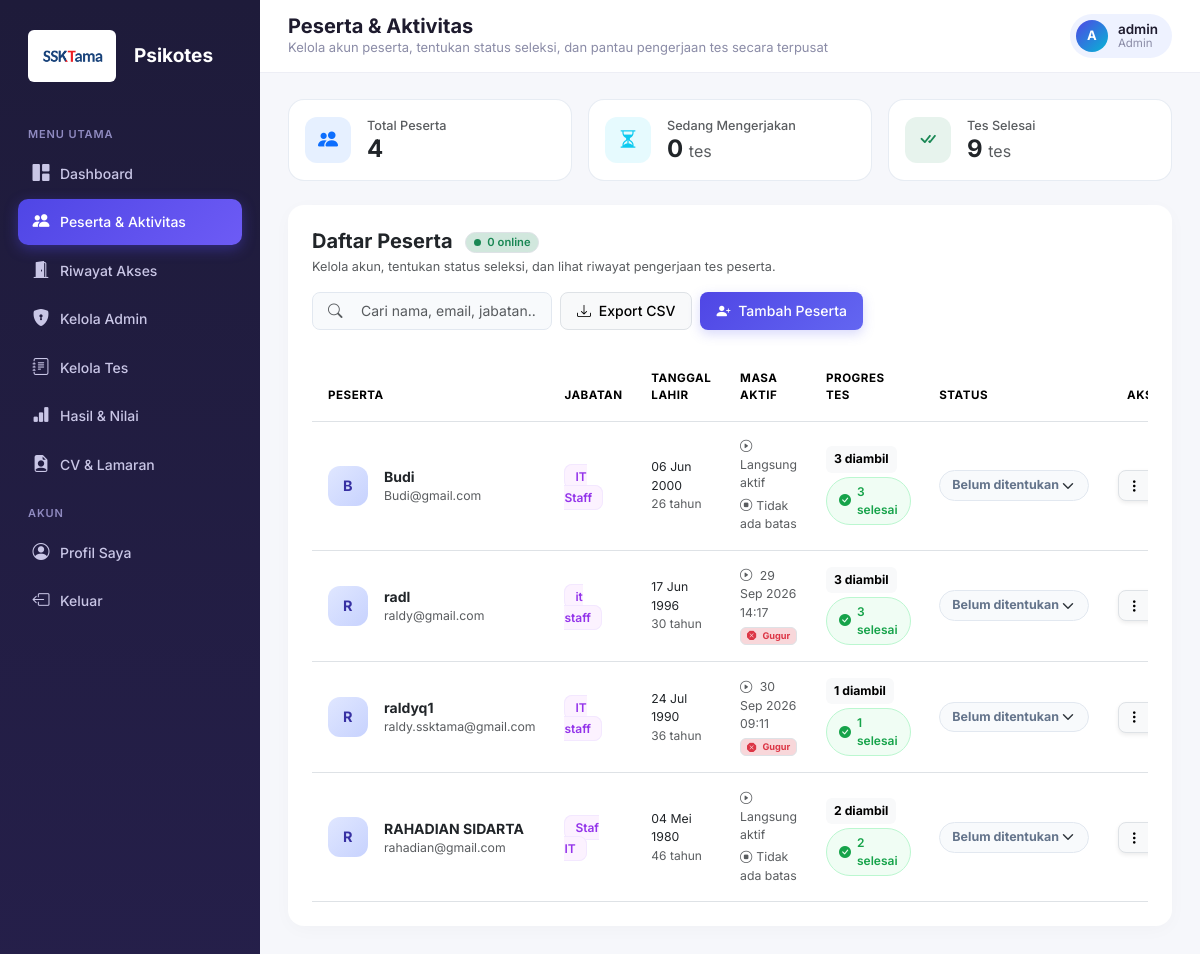
/admin/peserta.php (signed in), run on the app's committed database.
### tables this page shows
CREATE TABLE `users` (
  `id` int NOT NULL,
  `nama` varchar(150) NOT NULL,
  `jabatan_dilamar` varchar(150) DEFAULT NULL,
  `tanggal_lahir` date DEFAULT NULL,
  `batas_waktu_menit` int DEFAULT NULL,
  `aktif_mulai` datetime DEFAULT NULL,
  `aktif_sampai` datetime DEFAULT NULL,
  `email` varchar(150) NOT NULL,
  `password` varchar(255) NOT NULL,
  `reset_token` varchar(64) DEFAULT NULL,
  `reset_expires` datetime DEFAULT NULL,
  `role` enum('admin','peserta') NOT NULL DEFAULT 'peserta',
  `foto` varchar(255) DEFAULT NULL,
  `status` enum('aktif','nonaktif','gugur') NOT NULL DEFAULT 'aktif',
  `created_at` timestamp NULL DEFAULT CURRENT_TIMESTAMP
);

### admin/peserta.php (the view, shortened to what the rows shown need)
<?php
require_once __DIR__ . '/../includes/functions.php';
function hitungUsiaTahun(?string $tanggalLahir): ?int {
    try {
        return (new DateTime($tanggalLahir))->diff(new DateTime('today'))->y;
    } catch (Throwable $e) {
        return null;
    }
}
function selectStatusSeleksi(int $userId, ?string $nilai): string {
    $html = '<select class="form-select form-select-sm sel-seleksi" data-user="' . $userId . '" aria-label="Status seleksi">';
    $html .= '<option value=""' . ($nilai === null || $nilai === '' ? ' selected' : '') . '>Belum ditentukan</option>';
    foreach (STATUS_SELEKSI as $val => $label) {
        $html .= '<option value="' . $val . '"' . ($nilai === $val ? ' selected' : '') . '>' . $label . '</option>';
    }
    return $html . '</select>';
}
$pesertaList = getAllPesertaWithStats();
include __DIR__ . '/../includes/layout_top.php';
?>
<link rel="stylesheet" href="https://cdn.jsdelivr.net/npm/flatpickr/dist/flatpickr.min.css">
<div class="card main-card border-0 bg-white p-4">
    <div class="table-responsive">
        <table class="table table-hover align-middle mb-0" id="tabelPeserta" style="font-size: 0.875rem;">
            <thead>
                <tr class="bg-light text-uppercase text-muted" style="font-size: 0.725rem; letter-spacing: 0.5px;">
                    <th class="fw-bold py-3 ps-3">Peserta</th>
                    <th class="fw-bold py-3">Jabatan</th>
                    <th class="fw-bold py-3">Tanggal Lahir</th>
                    <th class="fw-bold py-3">Masa Aktif</th>
                    <th class="fw-bold py-3">Progres Tes</th>
                    <th class="fw-bold py-3">Status</th>
                    <th class="fw-bold py-3 text-center pe-3">Aksi</th>
                </tr>
            </thead>
            <tbody class="border-top-0">
                <?php foreach ($pesertaList as $idx => $p):
                    $labelStatus = STATUS_SELEKSI[$p['status_seleksi'] ?? ''] ?? 'Belum ditentukan';
                    $searchBase = strtolower($p['nama'] . ' ' . $p['email'] . ' ' . ($p['jabatan_dilamar'] ?? ''));
                    $usia = hitungUsiaTahun($p['tanggal_lahir'] ?? null);
                ?>
                <tr data-export-idx="<?= (int)$idx ?>" style="--i: <?= (int)$idx ?>"
                    data-search-base="<?= e($searchBase) ?>"
                    data-search="<?= e($searchBase . ' ' . strtolower($labelStatus)) ?>">
                    <td class="py-3 ps-3">
                        <div class="d-flex align-items-center gap-3">
                            <div class="avatar-wrap" data-uid="<?= (int)$p['id'] ?>">
                                <div class="avatar-circle">
                                    <?= e(strtoupper(substr($p['nama'], 0, 1))) ?>
                                </div>
                            </div>
                            <div>
                                <span class="fw-bold text-dark d-block mb-0"><?= e($p['nama']) ?></span>
                                <span class="text-muted small d-block"><?= e($p['email']) ?></span>
                            </div>
                        </div>
                    </td>
                    <td class="py-3">
                        <?php if (!empty($p['jabatan_dilamar'])): ?>
                            <span class="badge-jabatan"><?= e($p['jabatan_dilamar']) ?></span>
                        <?php else: ?>
                            <span class="text-muted small">-</span>
                        <?php endif; ?>
                    </td>
                    <td class="py-3 small">
                        <?php if (!empty($p['tanggal_lahir'])): ?>
                            <div class="text-dark"><?= e(formatTanggalSaja($p['tanggal_lahir'])) ?></div>
                            <?php if ($usia !== null): ?>
                                <div class="text-muted" style="font-size:.75rem;"><?= $usia ?> tahun</div>
                            <?php endif; ?>
                        <?php else: ?>
                            <span class="text-muted">-</span>
                        <?php endif; ?>
                    </td>
                    <td class="py-3 small">
                        <div class="text-muted mb-1">
                            <i class="bi bi-play-circle me-1"></i>
                            <?php if (empty($p['aktif_mulai'])): ?>
                                Langsung aktif
                            <?php elseif (strtotime($p['aktif_mulai']) > time()): ?>
                                <span class="text-info fw-semibold" title="Akun belum bisa login sampai jadwal ini tiba">
                                    <?= e(formatTanggal($p['aktif_mulai'])) ?>
                                </span>
                            <?php else: ?>
                                <?= e(formatTanggal($p['aktif_mulai'])) ?>
                            <?php endif; ?>
                        </div>
                        <?php if (empty($p['aktif_sampai'])): ?>
                            <div class="text-muted"><i class="bi bi-stop-circle me-1"></i>Tidak ada batas</div>
                        <?php else:
                            $deadlineTs = strtotime($p['aktif_sampai']);
                            $sudahGugur = (($p['status'] ?? '') === 'gugur') || (time() > $deadlineTs);
                        ?>
                            <?php if ($sudahGugur): ?>
                                <span class="badge bg-danger-subtle text-danger border" title="Batas aktif akun: <?= e(formatTanggal($p['aktif_sampai'])) ?>">
                                    <i class="bi bi-x-octagon-fill me-1"></i> Gugur
                                </span>
                            <?php else: ?>
                                <span class="badge bg-warning-subtle text-warning border" title="Akun otomatis gugur setelah waktu ini">
                                    <i class="bi bi-clock-history me-1"></i> s.d. <?= e(formatTanggal($p['aktif_sampai'])) ?>
                                </span>
                            <?php endif; ?>
                        <?php endif; ?>
                    </td>
                    <td class="py-3">
                        <div class="d-flex flex-wrap gap-1 align-items-center">
                            <span class="bg-light px-2 py-1 rounded small fw-bold" title="Tes diambil"><?= (int)$p['total_tes_diambil'] ?> diambil</span>
                            <span class="badge-soft badge-soft-done">
                                <i class="bi bi-check-circle-fill"></i> <?= (int)$p['selesai'] ?> selesai
                            </span>
                        </div>
                    </td>
                    <td class="py-3">
                        <?= selectStatusSeleksi((int)$p['id'], $p['status_seleksi'] ?? null) ?>
                    </td>
                    <td class="py-3 text-center pe-3">
                        <div class="dropdown">
                            <button class="btn btn-sm btn-light border rounded-3 dropdown-toggle shadow-sm px-2 py-1" type="button" data-bs-toggle="dropdown">
                                <i class="bi bi-three-dots-vertical"></i>
                            </button>
                        </div>
                    </td>
                </tr>
                <?php endforeach; ?>
            </tbody>
        </table>
    </div>
</div>
<?php include __DIR__ . '/../includes/layout_bottom.php'; ?>

### includes/layout_top.php (shortened to what the rows shown need)
<?php
$user = currentUser();
$role = $_SESSION['role'];
$rootPrefix = '../';
?>
<!DOCTYPE html>
<html lang="id">
<head>
<link rel="stylesheet" href="https://cdn.jsdelivr.net/npm/bootstrap@5.3.3/dist/css/bootstrap.min.css">
<link rel="stylesheet" href="https://cdn.jsdelivr.net/npm/bootstrap-icons@1.11.3/font/bootstrap-icons.css">
<link rel="stylesheet" href="<?= $rootPrefix ?>assets/css/style.css">
</head>
<body>
<div class="app-shell">
    <div class="main-content">
        <div class="topbar">
            <div class="user-chip">
                <div class="avatar"><?= e(strtoupper(substr($user['nama'], 0, 1))) ?></div>
                <div style="line-height:1.2;">
                    <div style="font-weight:600; font-size:13.5px;"><?= e($user['nama']) ?></div>
                    <div style="font-size:11.5px; color:var(--muted); text-transform:capitalize;"><?= e($role) ?></div>
                </div>
            </div>
        </div>
        <div class="content-wrap">

### data on the page
users: nama "A", nama "admin", nama "Admin"
users: nama "B", nama "Budi", email "Budi@gmail.com", jabatan_dilamar "IT Staff", tanggal_lahir "06 Jun 2000", tanggal_lahir "26", shows "Langsung aktif", shows "Tidak ada batas", total_tes_diambil "3", selesai "3", id "Belum ditentukan"
users: nama "R", nama "radl", email "raldy@gmail.com", jabatan_dilamar "it staff", tanggal_lahir "17 Jun 1996", tanggal_lahir "30", aktif_mulai "29 Sep 2026 14:17", total_tes_diambil "3", selesai "3", id "Belum ditentukan"
users: nama "R", nama "raldyq1", email "raldy.ssktama@gmail.com", jabatan_dilamar "IT staff", tanggal_lahir "24 Jul 1990", tanggal_lahir "36", aktif_mulai "30 Sep 2026 09:11", total_tes_diambil "1", selesai "1", id "Belum ditentukan"
users: nama "R", nama "RAHADIAN SIDARTA", email "rahadian@gmail.com", jabatan_dilamar "Staf IT", tanggal_lahir "04 Mei 1980", tanggal_lahir "46", shows "Langsung aktif", shows "Tidak ada batas", total_tes_diambil "2", selesai "2", id "Belum ditentukan"

### other printed values
$pageTitle "Peserta & Aktivitas"
$pageDesc "Kelola akun peserta, tentukan status seleksi, dan pantau pengerjaan tes secara terpusat"
$totalPeserta "4"
$totalSedangTes "0"
$totalSelesai "9"
